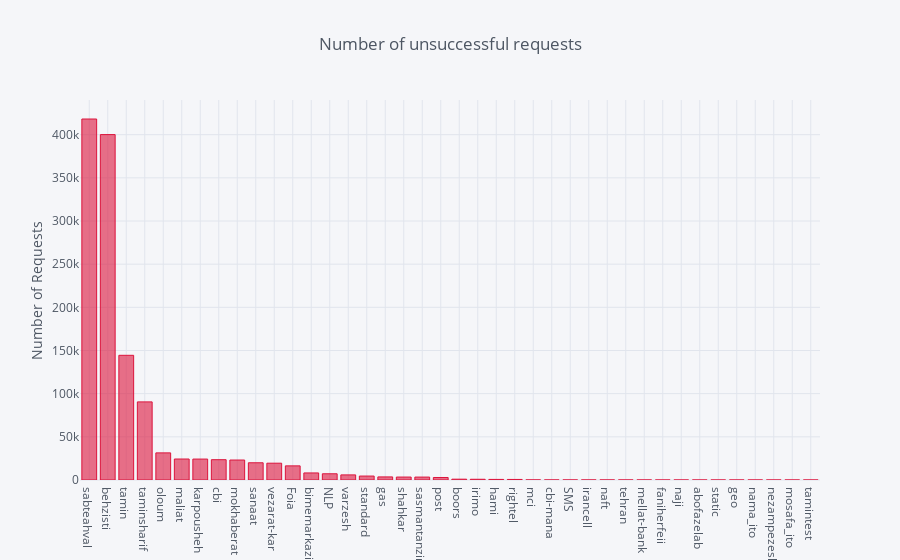

Notebook cell for this chart:
### Code cell
logic.draw_request_counts('failed')

### Figure 1 — Plotly figure (JSON) as saved in the notebook; plotly's stock layout.template omitted (floating-point values rounded to 4 significant figures)
{"data": [{"marker": {"color": "rgba(220, 20, 60, 0.6)", "line": {"color": "rgba(220, 20, 60, 1.0)", "width": 1}}, "name": "Unsuccessful", "orientation": "v", "text": "", "type": "bar", "uid": "7dec50ad-775f-4191-9973-0d0c715707e9", "x": ["sabteahval", "behzisti", "tamin", "taminsharif", "oloum", "maliat", "karpousheh", "cbi", "mokhaberat", "sanaat", "vezarat-kar", "Foia", "bimemarkazi", "NLP", "varzesh", "standard", "gas", "shahkar", "sasmantanzim", "post", "boors", "irimo", "hami", "rightel", "mci", "cbi-mana", "SMS", "irancell", "naft", "tehran", "mellat-bank", "faniherfeii", "naji", "abofazelab", "static", "geo", "nama_ito", "nezampezeshki", "mosafa_ito", "tamintest"], "y": [418168, 400124, 144441, 90485, 31416, 24324, 24243, 23518, 23132, 19955, 19473, 16370, 8178, 7209, 5904, 4570, 3575, 3410, 3376, 2906, 954, 830, 681, 640, 74, 35, 35, 32, 27, 11, 9, 4, 1, 1, 0, 0, 0, 0, 0, 0]}], "layout": {"autosize": true, "legend": {"bgcolor": "#F5F6F9", "font": {"color": "#4D5663"}}, "paper_bgcolor": "#F5F6F9", "plot_bgcolor": "#F5F6F9", "title": {"font": {"color": "#4D5663"}, "text": "Number of unsuccessful requests"}, "xaxis": {"autorange": true, "gridcolor": "#E1E5ED", "range": [-0.5, 39.5], "showgrid": true, "tickfont": {"color": "#4D5663"}, "title": {"font": {"color": "#4D5663"}, "text": ""}, "type": "category", "zerolinecolor": "#E1E5ED"}, "yaxis": {"autorange": true, "gridcolor": "#E1E5ED", "range": [0, 440200.0], "showgrid": true, "tickfont": {"color": "#4D5663"}, "title": {"font": {"color": "#4D5663"}, "text": "Number of Requests"}, "type": "linear", "zerolinecolor": "#E1E5ED"}}}
